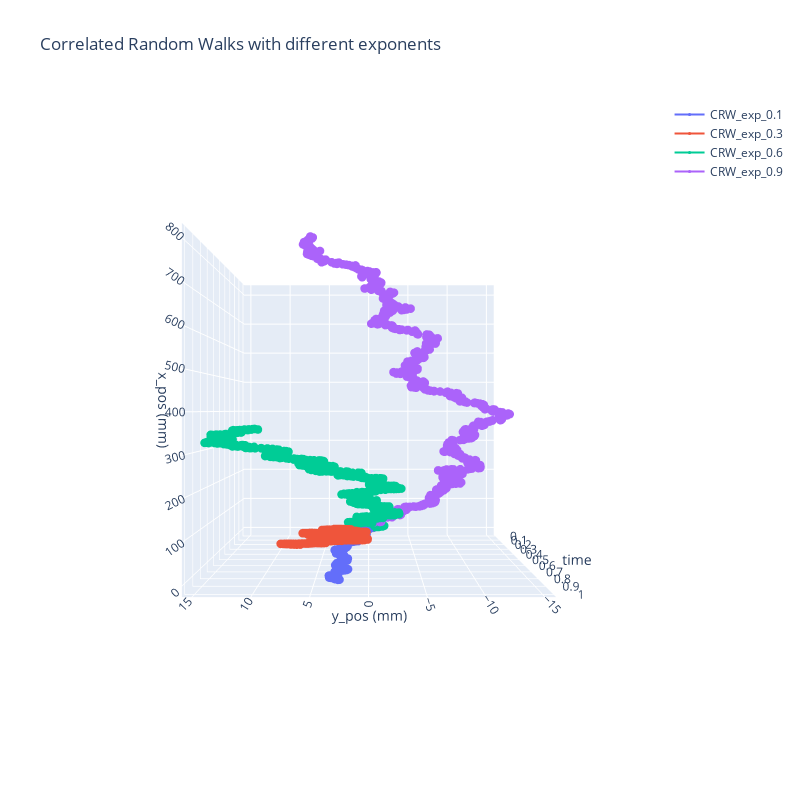

The notebook cell this image was saved under:
### Code cell
# Parámetros iniciales
n_trajs = [0.1, 0.3, 0.6, 0.9]
n_steps = 1000
s_pos = [0,0]
aux_zdomain = np.linspace(0,1, n_steps)

crw_3d_plot = go.Figure()
crw_master_df = pd.DataFrame(columns=["traj_name", "traj_data"])

# Create and plot CRW Trajectory for every coefficient
for coefficient in n_trajs:
    current_trajectory = gen_crw_trajectory(s_pos, n_steps, coefficient)
    
    traj_name = f"CRW_exp_{coefficient}"
    master_df_temp = pd.DataFrame([{ "traj_name": traj_name, "traj_data": current_trajectory }])
    crw_master_df = pd.concat([crw_master_df, master_df_temp], ignore_index=True)
    plot_3d_trajectory(
        trajectory=current_trajectory, 
        aux_zdomain=aux_zdomain, 
        plot_name="Correlated Random Walks with different exponents", 
        tracename=traj_name,
        has_start_end_markers=False,
        figure=crw_3d_plot
    )

crw_3d_plot.show()
crw_master_df.to_pickle("./trajectories/crw_multiple_exps.pkl")

### Figure 1 — Plotly figure (JSON) as saved in the notebook; plotly's stock layout.template omitted (floating-point values rounded to 4 significant figures; data arrays with more than 128 entries replaced by an {"elided": "..."} marker saying what was removed)
{"data": [{"line": {"width": 2}, "marker": {"size": 3}, "name": "CRW_exp_0.1", "showlegend": true, "type": "scatter3d", "x": {"elided": "1000 float values"}, "y": {"elided": "1000 float values"}, "z": {"elided": "1000 float values"}}, {"line": {"width": 2}, "marker": {"size": 3}, "name": "CRW_exp_0.3", "showlegend": true, "type": "scatter3d", "x": {"elided": "1000 float values"}, "y": {"elided": "1000 float values"}, "z": {"elided": "1000 float values"}}, {"line": {"width": 2}, "marker": {"size": 3}, "name": "CRW_exp_0.6", "showlegend": true, "type": "scatter3d", "x": {"elided": "1000 float values"}, "y": {"elided": "1000 float values"}, "z": {"elided": "1000 float values"}}, {"line": {"width": 2}, "marker": {"size": 3}, "name": "CRW_exp_0.9", "showlegend": true, "type": "scatter3d", "x": {"elided": "1000 float values"}, "y": {"elided": "1000 float values"}, "z": {"elided": "1000 float values"}}], "layout": {"autosize": false, "height": 800, "scene": {"camera": {"center": {"x": 0, "y": 0, "z": 0}, "eye": {"x": 0, "y": 0, "z": 2.5}}, "xaxis": {"title": {"text": "x_pos (mm)"}}, "yaxis": {"title": {"text": "y_pos (mm)"}}, "zaxis": {"nticks": 20, "title": {"text": "time"}}}, "title": {"text": "Correlated Random Walks with different exponents"}, "width": 800}}
